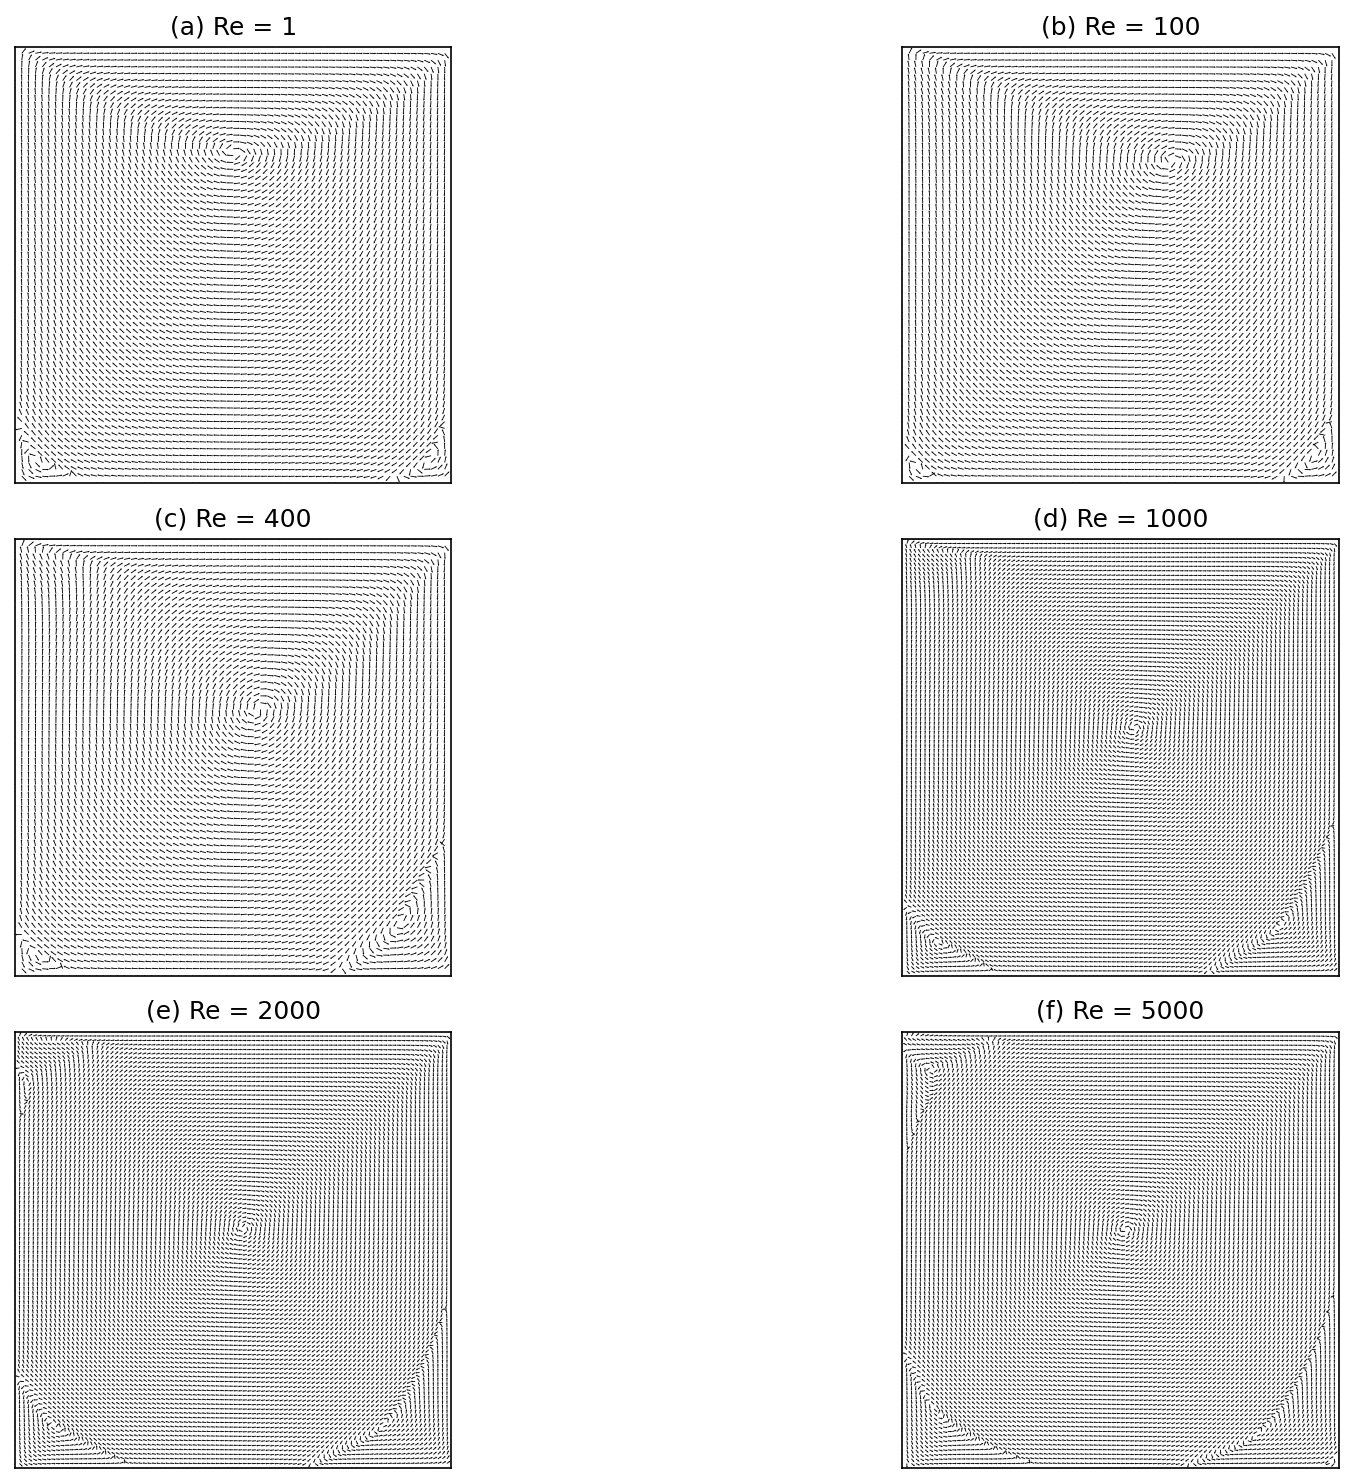

Write Python code to recreate this figure.
# repoduce figure 5 from https://pdf.sciencedirectassets.com/272570/1-s2.0-S0021999100X02513/1-s2.0-0021999185901482/main.pdf?X-Amz-Security-Token=IQoJb3JpZ2luX2VjEGsaCXVzLWVhc3QtMSJGMEQCIBS1F7mGptLOMbJ6PunezwOAjZYzhWrZuMY%2B8lzItRNMAiAGFG%2FEVxQoL1h%2BBvzDij%2Bv14K7ycj6ZxBVeOeuxf8izyqyBQgzEAUaDDA1OTAwMzU0Njg2NSIMNMMwndYgdsGt%2FCfzKo8FQACH4ZJmbQo32vbvrQn6sTRdUTCazmZnmy3RUDkBoMP6u5O8EndwsFvmZ3njNpCReNgu%2F7WWGcDcxzdJLS50DstxG7Ul2LjZJxTWZ%2FoTow6yOdlPgbwgCXeMXLWnridULXEg%2BHp%2BL8HnW43%2BRXBIg5sH%2B2Q7p85mIIGtjI8xZxzcZSNQdw2GYJQ%2FxScu%2FH5dv1LEgeqtaJo50CzNUDVAFJiYQyfnn2SqHDs86GwTKaZnNjI3KyDf8GBAHeuHJv1CSgC6y7p3r0QAyQzB28jwp%2BHL6BoTo6Y8XC4NZCRHcLyucetWSPJZ%2BNh56PtXErzjzUiQtOJr%2BLQhNMFXUsAwLpKv%2BgLFQqHhNXgb76hgrv5kGq3IgTvqRldgKSVTAxYF9i6Ac%2Bpc3k8Gdyp31%2BKmYc1qdLRl1gWxujliDlFjLubmva4CfCkGfINYtyqsgsY98Dz8uYR90%2Fe8Ys2%2FsfBQcgb%2FGCP15UQM6uC4Mz3P1UZ89ccfMIDLxo36SBzHXdO%2BaYXTsaxhAGqdB6qN%2BSwPZ81E8AlIhvlYTHRH9xzRS5v7YMZ010Ne0%2BRIysG28LZhvo36sNPtagDh%2BpdotIfo6hh0SsJM07Mn0xYwwRuKZcfnbuJ6kGkBWAlTM9GdIQOs5JchjcjvXRp%2B%2F%2FyhoeEd7tY4lOK7QQ52JPKIu%2FG4IPoFlHXMvDcIWiY4VPwG9KJpwOXT4hvmxBma3FSfeNow9dvAYo%2Bbt9LgDZM9QQQh9SWFuRlYfzdr5NazVeyHj5Z1yN0XofTWwjEoP7GMZrvZkTn%2F3MKE5TibD5V4Q%2BRtVCDOjtr1%2BL0FUHLD6t6aWLoYdaFxQFXulCiNX9sPUX5ePWMju6BpxHkjzZT3gqgtYjCAvfTNBjqyAaW1XqS2gtHvAzgbOHZ%2B07ql73%2B0k7UtAfA8ZIeO1EgGwVkcSw3nmgnc3sjw3qg8dRWE%2F5KmxEN2Yjx4j5qO4ZJB7VbugAkOlkzPhW%2B5WRSGOWg6nr3WtctxBYtAOKUBeOUmRg069ncsOIlk%2BfwqOKzg%2Bc9%2BpUyV6%2F0f3ZVQlPb7xRALBJQQk%2FKyC%2Bx6Z8J5inmovtflrhOL0Cvm1mNRaQpVclNDAGYSzpOUamdK%2FlJE%2FQE%3D&X-Amz-Algorithm=AWS4-HMAC-SHA256&X-Amz-Date=20260320T110721Z&X-Amz-SignedHeaders=host&X-Amz-Expires=300&X-Amz-Credential=ASIAQ3PHCVTYTXKHTLAE%2F20260320%2Fus-east-1%2Fs3%2Faws4_request&X-Amz-Signature=a4302a5660eef862d1845af92f4e5db2995cf0e523b59e15f99a3d72941f825a&hash=3fe0c26f74abb9f667c9d80ad4bf2664e1dd49869b1e0445ce629b1d60e03d53&host=68042c943591013ac2b2430a89b270f6af2c76d8dfd086a07176afe7c76c2c61&pii=0021999185901482&tid=spdf-8999359f-9965-4281-ad4e-09e6ad2782bf&sid=6631e4b18440084e6799914-00d95cf11814gxrqb&type=client&tsoh=d3d3LnNjaWVuY2VkaXJlY3QuY29t&rh=d3d3LnNjaWVuY2VkaXJlY3QuY29t&ua=02055c0a045455540c56&rr=9df440b17fc4631d&cc=gb

import numpy as np
from matplotlib import pyplot
from solver import make_solver

# Build 65 x 65 solver
run_65 = make_solver(nx=65, ny=65, ab2=True, implicit_diffusion=True)

# Build 97 x 97 solver for the higher Re cases
run_97 = make_solver(nx=97, ny=97, ab2=True, implicit_diffusion=True)

# Grid sizes from the paper:
# 65x65 for Re = 1, 100, 400
# 97x97 for Re = 1000, 2000, 5000
cases = [
    (1, run_65, '(a) Re = 1'),
    (100, run_65, '(b) Re = 100'),
    (400, run_65, '(c) Re = 400'),
    (1000, run_97, '(d) Re = 1000'),
    (2000, run_97, '(e) Re = 2000'),
    (5000, run_97, '(f) Re = 5000'),
]

fig, axes = pyplot.subplots(3, 2, figsize=(15, 10))

for ax, (re_val, run, title) in zip(axes.flat, cases):

    # 'run' is a function
    x, y, U_data, V_data = run(re_val)

    U = U_data.T
    V = V_data.T

    # compute vector magnitude at each point
    mag = np.sqrt(U**2 + V**2)
    # where vel is zero, set magnitude to 1 to avoid division by zero when normalising arrows
    mag[mag == 0] = 1.0

    n = U.shape[1] # scale arrow size by grid size
    # normalise arrows, show direction only 
    ax.quiver(x, y, U/mag, V/mag, scale=n, scale_units='width', headwidth=2, headlength=2, headaxislength=2,
              width=0.002, color='k')
    
    ax.set_aspect('equal')
    ax.set_xlim(0, 1)
    ax.set_ylim(0, 1)
    ax.set_xticks([])
    ax.set_yticks([])
    ax.set_title(title)

pyplot.tight_layout()
pyplot.savefig('figure5.png', dpi=150, bbox_inches='tight')
pyplot.show()
